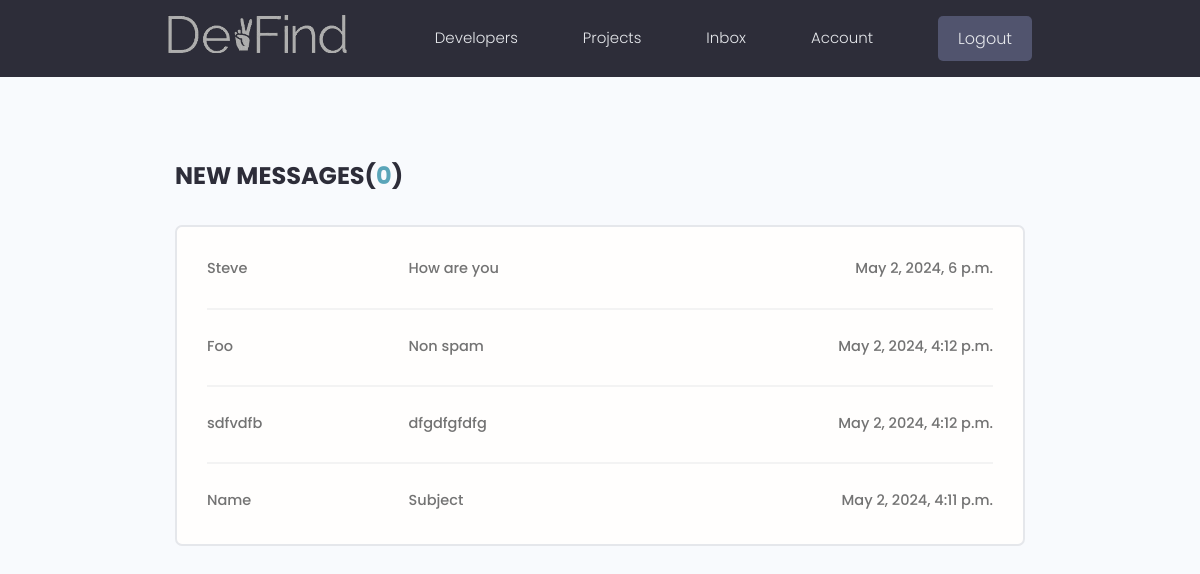
The page /inbox/ (signed in) on the database its author committed.
### users/models.py (models this page shows, shortened)
class Message(models.Model):
    sender = models.ForeignKey(Profile, on_delete=models.SET_NULL, null=True, blank=True)
    recipient = models.ForeignKey(Profile, on_delete=models.SET_NULL, null=True, blank=True, related_name="messages")
    name = models.CharField(max_length=200, null=True, blank=True)
    email = models.EmailField(max_length=200, null=True, blank=True)
    subject = models.CharField(max_length=200, null=True, blank=True)
    body = models.TextField()
    is_read = models.BooleanField(default=False, null=True)
    created = models.DateTimeField(auto_now_add=True)
    id = models.UUIDField(default=uuid.uuid4, unique=True, primary_key=True, editable=False)
    class Meta:
        ordering = ['is_read', '-created']

### users/views.py (the view)
# urls.py: path('inbox/', views.inbox, name="inbox"),
@login_required(login_url='login')
def inbox (request):
    profile = request.user.profile
    messageRequest = profile.messages.all()
    unreadCount = messageRequest.filter(is_read=False).count()
    context = {'messageRequest': messageRequest, 'unreadCount': unreadCount}
    return render(request, 'users/inbox.html', context)

### users/templates/users/inbox.html
{% extends 'main.html' %}
{% block content %}
<main class="inbox my-xl">
  <div class="content-box">
    <h3 class="inbox__title">New Messages(<span>{{unreadCount}}</span>)</h3>
    <ul class="messages">
      {% for message in messageRequest %}
        {% if message.is_read == False %}
        <li class="message message--unread">
        {% else %}
        <li class="message">
        {% endif %}
          <a href="{% url 'message' message.id %}">
            <span class="message__author">{{message.name}}</span>
            <span class="message__subject">{{message.subject}}</span>
            <span class="message__date">{{message.created}}</span>
          </a>
        </li>
      {% endfor %}
    </ul>
  </div>
</main>
{% endblock content %}

### static/styles/app.css (style rules this page uses)
:root { --color-sub: #2d2d39; }
.content-box { width: 95%; max-width: 85rem; margin: 0 auto; }
.inbox { height: 90vh; }
.inbox__title, .inbox__title span { font-size: 2.4rem; font-weight: 700; color: var(--color-sub); text-transform: uppercase; text-align: left; margin-bottom: 3rem; }
.inbox__title span { color: var(--color-main); }
.messages { list-style: none; background: var(--color-white); padding: 0.5rem 3rem; border: 2px solid var(--color-light); border-radius: 0.7rem; }
.message { padding: 2.5rem 0; }
.message > a span { font-size: 1.45rem; font-weight: 500; }
.message:not(:last-child) { border-bottom: 2px solid var(--color-white-light); }
.message > a { display: flex; gap: 1rem; }
.message__author, .message__date { flex-basis: 25%; }
.message__subject { flex-basis: 50%; }
.message__date { text-align: right; }

### static/uikit/styles/modules/_variables.css (style rules this page uses)
:root { --color-main: #5aa5b9; --color-main-light: #e6faff; --color-sub: #3f4156; --color-sub-light: #51546e; --color-sub-lighter: #ededfd; --color-text: #737373; --color-gray: #8b8b8b; --color-light: #e5e7eb; --color-light-gray: #767676; --color-bg: #f8fafd; --color-white: #fffefd; --color-white-light: #f3f3f3; --color-success: #359e64; --color-success-bg: #def8e8; --color-error: #fc4b0b; --color-error-bg: #fff2ee; --font-base: 'Poppins', arial, helvetica, 'Segoe UI', roboto, ubuntu, sans-serif; --font-monospace: 'Fira Code', 'Courier New', courier, monospace; --font-regular: 300; --font-medium: 500; --font-bold: 700; --generic-shadow: 1px 1px 5px #00000010; --generic-transition: all 0.3s ease-in-out; }

### static/uikit/styles/modules/_base.css (style rules this page uses)
* { margin: 0; padding: 0; box-sizing: border-box; text-rendering: optimizeLegibility; color: inherit; font-size: inherit; }
html { font-size: 50%; }
@media only screen and (min-width: 480px) { html { font-size: 56.25%; } }
@media only screen and (min-width: 1200px) { html { font-size: 62.5%; } }
body { line-height: 1.6; font-weight: 400; font-size: 1.5rem; color: var(--color-text); background-color: var(--color-bg); min-height: 100vh; }

### static/uikit/styles/modules/_typography.css (style rules this page uses)
* { font-family: var(--font-base); }
h3 { font-size: 3.2rem; font-weight: var(--font-medium); }
p, span, strong { font-size: 1.6rem; color: var(--color-text); font-weight: var(--font-regular); }
a { padding-bottom: 2px; text-decoration: none; display: inline-block; color: var(--color-main); font-weight: var(--font-medium); }

### static/uikit/styles/modules/_utilities.css (style rules this page uses)
.my-xl { margin: 8rem auto; }

### rows shown on the page
Message: name "Steve", subject "How are you", created "May 2, 2024, 6 p.m."
Message: name "Foo", subject "Non spam", created "May 2, 2024, 4:12 p.m."
Message: name "sdfvdfb", subject "dfgdfgfdfg", created "May 2, 2024, 4:12 p.m."
Message: name "Name", subject "Subject", created "May 2, 2024, 4:11 p.m."

### other values the page prints
{{ unreadCount }} "0"
